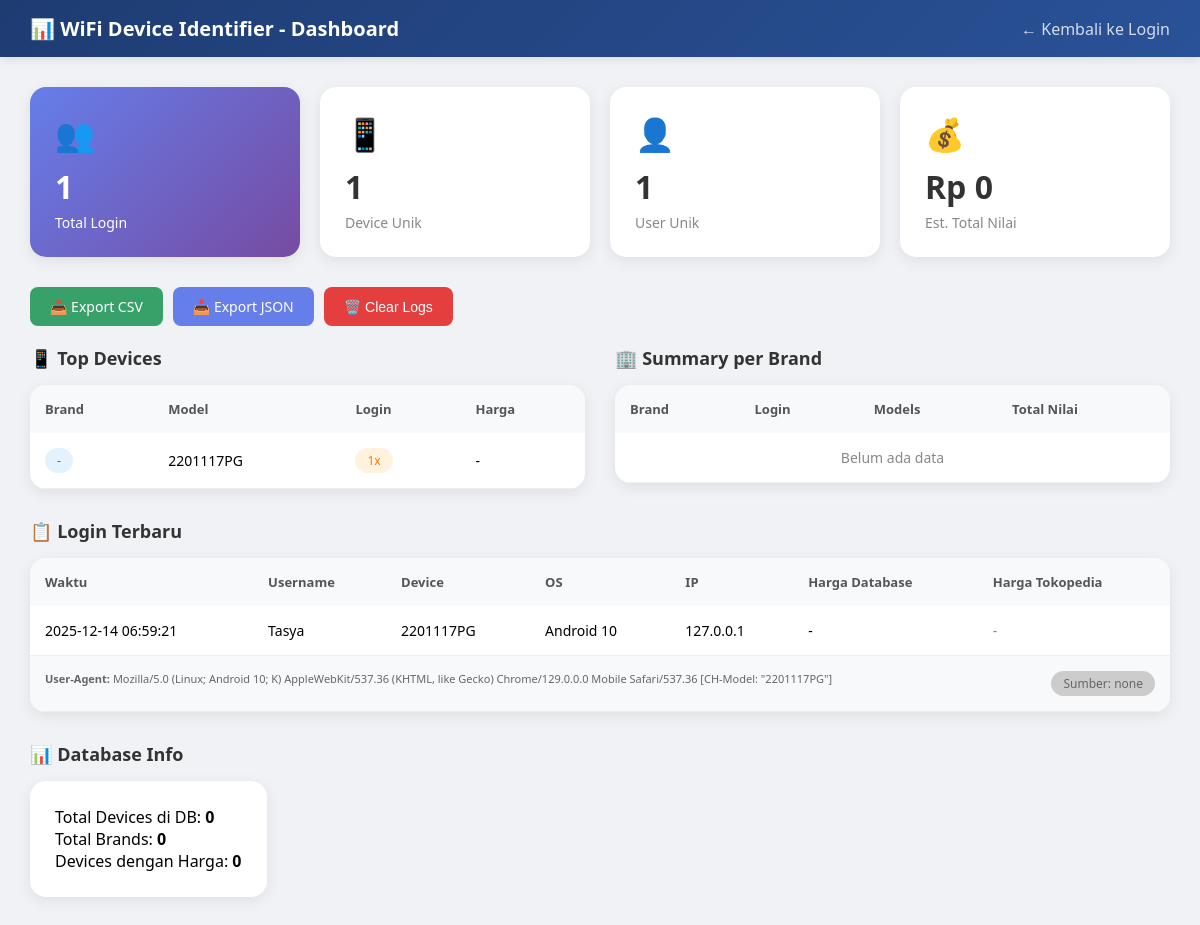
/dashboard, run on the app's committed database.
### tables this page shows
CREATE TABLE login_logs (
                    id INTEGER PRIMARY KEY AUTOINCREMENT,
                    username TEXT NOT NULL,
                    user_agent TEXT,
                    model_code TEXT,
                    brand TEXT,
                    marketing_name TEXT,
                    price_idr INTEGER DEFAULT 0,
                    os_type TEXT,
                    os_version TEXT,
                    browser TEXT,
                    ip_address TEXT,
                    login_time TIMESTAMP DEFAULT CURRENT_TIMESTAMP
                , scraped_price_min INTEGER, scraped_price_max INTEGER, price_source TEXT DEFAULT 'none', tokopedia_url TEXT, market_price INTEGER, price_confidence TEXT);

### app/routes.py (the view)
@main.route('/dashboard')
def dashboard():
    stats = login_db.get_stats()
    device_summary = login_db.get_device_summary()[:20]  # Top 20
    brand_summary = login_db.get_brand_summary()
    recent_logs = login_db.get_all_logs(limit=50)
    db_stats = device_db.stats()
    return render_template('dashboard.html',
        stats=stats,
        device_summary=device_summary,
        brand_summary=brand_summary,
        recent_logs=recent_logs,
        db_stats=db_stats
    )

### database/device_db.py (called while the page is built)
    def get_all_brands(self) -> List[str]:
        brands = set()
        for device in self.devices.values():
            if device.brand:
                brands.add(device.brand)
        return sorted(list(brands))

    def stats(self) -> Dict:
        unique_devices = len(set((d.brand, d.model_code) for d in self.devices.values()))
        unique_brands = len(self.get_all_brands())
        devices_with_price = sum(1 for d in self.devices.values() if d.price_idr > 0)
        return {
            'total_devices': unique_devices,
            'total_brands': unique_brands,
            'devices_with_price': devices_with_price // 3,  # Account for duplicates
            'total_prices': len(self.prices)
        }

### database/models.py (called while the page is built)
    @contextmanager
    def _get_connection(self):
        conn = sqlite3.connect(self.db_path)
        conn.row_factory = sqlite3.Row
        try:
            yield conn
        finally:
            conn.close()

    def get_all_logs(self, limit: int = 100) -> List[Dict]:
        with self._get_connection() as conn:
            cursor = conn.cursor()
            cursor.execute('''
                SELECT * FROM login_logs
                ORDER BY login_time DESC
                LIMIT ?
            ''', (limit,))
            return [dict(row) for row in cursor.fetchall()]

    def get_device_summary(self) -> List[Dict]:
        with self._get_connection() as conn:
            cursor = conn.cursor()
            cursor.execute('''
                SELECT
                    brand,
                    marketing_name,
                    model_code,
                    price_idr,
                    COUNT(*) as login_count,
                    COUNT(DISTINCT username) as unique_users
                FROM login_logs
                WHERE marketing_name IS NOT NULL AND marketing_name != ''
                GROUP BY brand, marketing_name
                ORDER BY login_count DESC
            ''')
            return [dict(row) for row in cursor.fetchall()]

### app/templates/dashboard.html (shortened to what this page needs)
<!DOCTYPE html>
<html lang="id">
<head>
</head>
<body>
    <nav class="navbar">
        <h1>📊 WiFi Device Identifier - Dashboard</h1>
        <a href="/login">← Kembali ke Login</a>
    </nav>
    <div class="container">
        <div class="stats-grid">
            <div class="stat-card primary">
                <div class="icon">👥</div>
                <div class="value">{{ stats.total_logins }}</div>
                <div class="label">Total Login</div>
            </div>
            <div class="stat-card">
                <div class="icon">📱</div>
                <div class="value">{{ stats.unique_devices }}</div>
                <div class="label">Device Unik</div>
            </div>
            <div class="stat-card">
                <div class="icon">👤</div>
                <div class="value">{{ stats.unique_users }}</div>
                <div class="label">User Unik</div>
            </div>
            <div class="stat-card">
                <div class="icon">💰</div>
                <div class="value">Rp {{ "{:,.0f}".format(stats.total_estimated_value).replace(',', '.') }}</div>
                <div class="label">Est. Total Nilai</div>
            </div>
        </div>
        <div class="action-buttons">
            <a href="/api/export/csv" class="btn btn-success">📥 Export CSV</a>
            <a href="/api/export/json" class="btn btn-primary">📥 Export JSON</a>
            <button onclick="clearLogs()" class="btn btn-danger">🗑️ Clear Logs</button>
        </div>
        <div class="two-columns">
            <div class="section">
                <h2>📱 Top Devices</h2>
                <div class="table-container">
                    <table>
                        <thead>
                            <tr>
                                <th>Brand</th>
                                <th>Model</th>
                                <th>Login</th>
                                <th>Harga</th>
                            </tr>
                        </thead>
                        <tbody>
                            {% for device in device_summary %}
                            <tr>
                                <td><span class="badge badge-brand">{{ device.brand or '-' }}</span></td>
                                <td>{{ device.marketing_name or device.model_code }}</td>
                                <td><span class="badge badge-count">{{ device.login_count }}x</span></td>
                                <td>
                                    {% if device.price_idr %}
                                    <span class="badge badge-price">Rp {{ "{:,.0f}".format(device.price_idr).replace(',', '.') }}</span>
                                    {% else %}-{% endif %}
                                </td>
                            </tr>
                            {% else %}
                            <tr><td colspan="4" style="text-align: center; color: #888;">Belum ada data</td></tr>
                            {% endfor %}
                        </tbody>
                    </table>
                </div>
            </div>
            <div class="section">
                <h2>🏢 Summary per Brand</h2>
                <div class="table-container">
                    <table>
                        <thead>
                            <tr>
                                <th>Brand</th>
                                <th>Login</th>
                                <th>Models</th>
                                <th>Total Nilai</th>
                            </tr>
                        </thead>
                        <tbody>
                            {% for brand in brand_summary %}
                            <tr>
                                <td><strong>{{ brand.brand or 'Unknown' }}</strong></td>
                                <td>{{ brand.login_count }}</td>
                                <td>{{ brand.device_models }}</td>
                                <td>
                                    {% if brand.total_value %}
                                    Rp {{ "{:,.0f}".format(brand.total_value).replace(',', '.') }}
                                    {% else %}-{% endif %}
                                </td>
                            </tr>
                            {% else %}
                            <tr><td colspan="4" style="text-align: center; color: #888;">Belum ada data</td></tr>
                            {% endfor %}
                        </tbody>
                    </table>
                </div>
            </div>
        </div>
        <div class="section">
            <h2>📋 Login Terbaru</h2>
            <div class="table-container">
                <table>
                    <thead>
                        <tr>
                            <th>Waktu</th>
                            <th>Username</th>
                            <th>Device</th>
                            <th>OS</th>
                            <th>IP</th>
                            <th>Harga Database</th>
                            <th>Harga Tokopedia</th>
                        </tr>
                    </thead>
                    <tbody>
                        {% for log in recent_logs %}
                        <tr>
                            <td>{{ log.login_time }}</td>
                            <td>{{ log.username }}</td>
                            <td>
                                {{ log.marketing_name or log.model_code }}
                            </td>
                            <td>{{ log.os_type | capitalize }} {{ log.os_version or '' }}</td>
                            <td>{{ log.ip_address }}</td>
                            <td>
                                {% if log.price_idr %}
                                <span class="badge badge-price">Rp {{ "{:,.0f}".format(log.price_idr).replace(',', '.') }}</span>
                                {% else %}-{% endif %}
                            </td>
                            <td>
                                {% if log.market_price %}
                                <div style="display: flex; flex-direction: column; gap: 4px;">
                                    <span class="badge badge-market-price">
                                        💰 Rp {{ "{:,.0f}".format(log.market_price).replace(',', '.') }}
                                    </span>
                                    {% if log.price_confidence %}
                                    <span class="badge badge-confidence-{{ log.price_confidence }}">
                                        🎯 {{ log.price_confidence }}
                                    </span>
                                    {% endif %}
                                    <span style="font-size: 10px; color: #666;">
                                        Range: Rp {{ "{:,.0f}".format(log.scraped_price_min).replace(',', '.') }} - {{ "{:,.0f}".format(log.scraped_price_max).replace(',', '.') }}
                                    </span>
                                    {% if log.tokopedia_url %}
                                    <a href="{{ log.tokopedia_url }}" target="_blank" class="tokopedia-link">
                                        🔗 Lihat di Tokopedia
                                    </a>
                                    {% endif %}
                                </div>
                                {% elif log.tokopedia_url %}
                                <a href="{{ log.tokopedia_url }}" target="_blank" class="tokopedia-link">
                                    🔍 Cari di Tokopedia
                                </a>
                                {% else %}
                                <span style="color: #888;">-</span>
                                {% endif %}
                            </td>
                        </tr>
                        <tr style="background: #f8f9fa;">
                            <td colspan="7" style="font-size: 11px; color: #666; word-break: break-all;">
                                <strong>User-Agent:</strong> {{ log.user_agent[:200] }}{% if log.user_agent|length > 200 %}...{% endif %}
                                {% if log.price_source %}
                                <span style="float: right;" class="badge badge-source-{{ log.price_source or 'none' }}">
                                    Sumber: {{ log.price_source or 'none' }}
                                </span>
                                {% endif %}
                            </td>
                        </tr>
                        {% else %}
                        <tr><td colspan="7" style="text-align: center; color: #888;">Belum ada login</td></tr>
                        {% endfor %}
                    </tbody>
                </table>
            </div>
        </div>
        <div class="section">
            <h2>📊 Database Info</h2>
            <div class="stat-card" style="display: inline-block;">
                <p>Total Devices di DB: <strong>{{ db_stats.total_devices }}</strong></p>
                <p>Total Brands: <strong>{{ db_stats.total_brands }}</strong></p>
                <p>Devices dengan Harga: <strong>{{ db_stats.devices_with_price }}</strong></p>
            </div>
        </div>
    </div>
</body>
</html>

### app/templates/dashboard.html (style rules this page uses)
* { margin: 0; padding: 0; box-sizing: border-box; }
body { font-family: 'Segoe UI', Tahoma, Geneva, Verdana, sans-serif; background: #f0f2f5; min-height: 100vh; }
.navbar { background: linear-gradient(135deg, #1e3c72 0%, #2a5298 100%); color: white; padding: 15px 30px; display: flex; justify-content: space-between; align-items: center; box-shadow: 0 2px 10px rgba(0,0,0,0.1); }
.navbar h1 { font-size: 20px; display: flex; align-items: center; gap: 10px; }
.navbar a { color: white; text-decoration: none; opacity: 0.8; }
.container { max-width: 1400px; margin: 0 auto; padding: 30px; }
.stats-grid { display: grid; grid-template-columns: repeat(auto-fit, minmax(200px, 1fr)); gap: 20px; margin-bottom: 30px; }
.stat-card { background: white; border-radius: 16px; padding: 25px; box-shadow: 0 4px 15px rgba(0,0,0,0.08); }
.stat-card .icon { font-size: 32px; margin-bottom: 10px; }
.stat-card .value { font-size: 32px; font-weight: 700; color: #333; }
.stat-card .label { color: #888; font-size: 14px; margin-top: 5px; }
.stat-card.primary { background: linear-gradient(135deg, #667eea 0%, #764ba2 100%); color: white; }
.stat-card.primary .value, .stat-card.primary .label { color: white; }
.section { margin-bottom: 30px; }
.section h2 { color: #333; margin-bottom: 15px; font-size: 18px; }
.table-container { background: white; border-radius: 16px; overflow: hidden; box-shadow: 0 4px 15px rgba(0,0,0,0.08); }
table { width: 100%; border-collapse: collapse; }
th { background: #f8f9fa; padding: 15px; text-align: left; color: #555; font-weight: 600; font-size: 13px; }
td { padding: 15px; border-bottom: 1px solid #eee; font-size: 14px; }
.badge { display: inline-block; padding: 4px 12px; border-radius: 20px; font-size: 12px; font-weight: 500; }
.badge-brand { background: #e3f2fd; color: #1976d2; }
.badge-count { background: #fff3e0; color: #f57c00; }
.badge-source-none { background: #ccc; color: #666; }
.two-columns { display: grid; grid-template-columns: 1fr 1fr; gap: 30px; }
.action-buttons { display: flex; gap: 10px; margin-bottom: 20px; }
.btn { padding: 10px 20px; border: none; border-radius: 8px; font-size: 14px; cursor: pointer; text-decoration: none; display: inline-flex; align-items: center; gap: 8px; }
.btn-primary { background: #667eea; color: white; }
.btn-success { background: #38a169; color: white; }
.btn-danger { background: #e53e3e; color: white; }

### data on the page
login_logs: login_time "2025-12-14 06:59:21", username "Tasya", marketing_name "2201117PG", os_type "Android", os_version "10", ip_address "127.0.0.1", user_agent "Mozilla/5.0 (Linux; Android 10; K) AppleWebKit/537.36 (KHTML, like Gecko) Chrome/129.0.0.0 Mobile Safari/537.36 [CH-Model: \"2201117PG\"]", price_source "none"

### other printed values
{{ stats.total_logins }} "1"
{{ stats.unique_devices }} "1"
{{ stats.unique_users }} "1"
{{ "{:,.0f}".format(stats.total_estimated_value).replace(',', '.') }} "0"
{{ device.brand or '-' }} "-"
{{ device.marketing_name or device.model_code }} "2201117PG"
{{ device.login_count }} "1"
{{ db_stats.total_devices }} "0"
{{ db_stats.total_brands }} "0"
{{ db_stats.devices_with_price }} "0"
